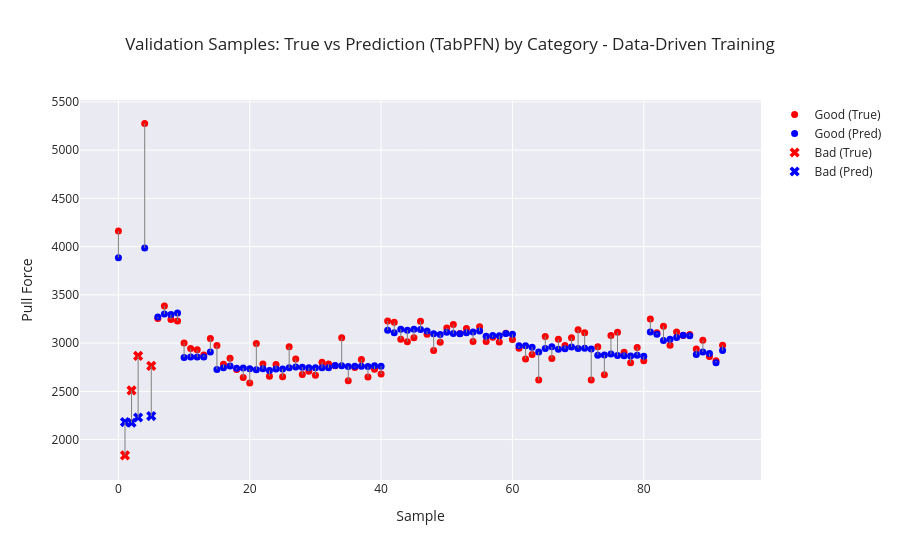

Source (notebook cell):
### Markdown cell above
# Check Validation Data

### Code cell
# Category array (must be aligned with y_dev)
categories = dev_df.groupby("Sample ID")["Category"].first().values

plot_visualizer(
    true_vals=y_dev,
    pred_vals=predictions,
    categories=categories,
    title=f"Validation Samples: True vs Prediction ({model}) by Category - Data-Driven Training"
)

### Figure 1 — Plotly figure (JSON) as saved in the notebook; plotly's stock layout.template omitted (floating-point values rounded to 4 significant figures)
{"data": [{"marker": {"color": "red", "size": 7, "symbol": "circle"}, "mode": "markers", "name": "Good (True)", "type": "scatter", "x": [0, 4, 6, 7, 8, 9, 10, 11, 12, 13, 14, 15, 16, 17, 18, 19, 20, 21, 22, 23, 24, 25, 26, 27, 28, 29, 30, 31, 32, 33, 34, 35, 36, 37, 38, 39, 40, 41, 42, 43, 44, 45, 46, 47, 48, 49, 50, 51, 52, 53, 54, 55, 56, 57, 58, 59, 60, 61, 62, 63, 64, 65, 66, 67, 68, 69, 70, 71, 72, 73, 74, 75, 76, 77, 78, 79, 80, 81, 82, 83, 84, 85, 86, 87, 88, 89, 90, 91, 92], "y": [4161.0, 5278.0, 3256.0, 3385.0, 3246.0, 3229.0, 3002.0, 2944.0, 2932.0, 2878.0, 3049.0, 2976.0, 2782.0, 2843.0, 2727.0, 2645.0, 2586.0, 2996.0, 2784.0, 2657.0, 2778.0, 2652.0, 2963.0, 2834.0, 2674.0, 2708.0, 2667.0, 2802.0, 2783.0, 2766.0, 3056.0, 2609.0, 2748.0, 2830.0, 2650.0, 2730.0, 2679.0, 3229.0, 3216.0, 3039.0, 3014.0, 3056.0, 3227.0, 3091.0, 2922.0, 3008.0, 3156.0, 3193.0, 3099.0, 3153.0, 3016.0, 3169.0, 3017.0, 3061.0, 3012.0, 3102.0, 3037.0, 2948.0, 2834.0, 2883.0, 2617.0, 3070.0, 2840.0, 3041.0, 2976.0, 3054.0, 3139.0, 3108.0, 2617.0, 2961.0, 2672.0, 3080.0, 3112.0, 2905.0, 2796.0, 2956.0, 2818.0, 3250.0, 3106.0, 3175.0, 2977.0, 3116.0, 3080.0, 3090.0, 2938.0, 3029.0, 2861.0, 2816.0, 2979.0]}, {"marker": {"color": "blue", "size": 7, "symbol": "circle"}, "mode": "markers", "name": "Good (Pred)", "type": "scatter", "x": [0, 4, 6, 7, 8, 9, 10, 11, 12, 13, 14, 15, 16, 17, 18, 19, 20, 21, 22, 23, 24, 25, 26, 27, 28, 29, 30, 31, 32, 33, 34, 35, 36, 37, 38, 39, 40, 41, 42, 43, 44, 45, 46, 47, 48, 49, 50, 51, 52, 53, 54, 55, 56, 57, 58, 59, 60, 61, 62, 63, 64, 65, 66, 67, 68, 69, 70, 71, 72, 73, 74, 75, 76, 77, 78, 79, 80, 81, 82, 83, 84, 85, 86, 87, 88, 89, 90, 91, 92], "y": [3884.0, 3986.0, 3270.0, 3301.0, 3296.0, 3313.0, 2852.0, 2856.0, 2855.0, 2856.0, 2908.0, 2726.0, 2744.0, 2764.0, 2739.0, 2741.0, 2735.0, 2724.0, 2734.0, 2716.0, 2731.0, 2731.0, 2743.0, 2752.0, 2749.0, 2745.0, 2744.0, 2745.0, 2744.0, 2767.0, 2766.0, 2759.0, 2760.0, 2760.0, 2758.0, 2765.0, 2761.0, 3134.0, 3109.0, 3145.0, 3134.0, 3143.0, 3141.0, 3125.0, 3098.0, 3088.0, 3113.0, 3099.0, 3097.0, 3109.0, 3115.0, 3125.0, 3072.0, 3079.0, 3077.0, 3100.0, 3091.0, 2972.0, 2973.0, 2956.0, 2908.0, 2944.0, 2962.0, 2937.0, 2941.0, 2960.0, 2945.0, 2946.0, 2938.0, 2875.0, 2876.0, 2886.0, 2871.0, 2869.0, 2868.0, 2875.0, 2863.0, 3115.0, 3091.0, 3028.0, 3041.0, 3059.0, 3082.0, 3077.0, 2881.0, 2909.0, 2892.0, 2797.0, 2923.0]}, {"marker": {"color": "red", "size": 9, "symbol": "x"}, "mode": "markers", "name": "Bad (True)", "type": "scatter", "x": [1, 2, 3, 5], "y": [1836.0, 2510.0, 2867.0, 2764.0]}, {"marker": {"color": "blue", "size": 9, "symbol": "x"}, "mode": "markers", "name": "Bad (Pred)", "type": "scatter", "x": [1, 2, 3, 5], "y": [2182.0, 2174.0, 2229.0, 2244.0]}, {"line": {"color": "gray", "width": 1}, "mode": "lines", "showlegend": false, "type": "scatter", "x": [0, 0], "y": [4161.0, 3884.0]}, {"line": {"color": "gray", "width": 1}, "mode": "lines", "showlegend": false, "type": "scatter", "x": [1, 1], "y": [1836.0, 2182.0]}, {"line": {"color": "gray", "width": 1}, "mode": "lines", "showlegend": false, "type": "scatter", "x": [2, 2], "y": [2510.0, 2174.0]}, {"line": {"color": "gray", "width": 1}, "mode": "lines", "showlegend": false, "type": "scatter", "x": [3, 3], "y": [2867.0, 2229.0]}, {"line": {"color": "gray", "width": 1}, "mode": "lines", "showlegend": false, "type": "scatter", "x": [4, 4], "y": [5278.0, 3986.0]}, {"line": {"color": "gray", "width": 1}, "mode": "lines", "showlegend": false, "type": "scatter", "x": [5, 5], "y": [2764.0, 2244.0]}, {"line": {"color": "gray", "width": 1}, "mode": "lines", "showlegend": false, "type": "scatter", "x": [6, 6], "y": [3256.0, 3270.0]}, {"line": {"color": "gray", "width": 1}, "mode": "lines", "showlegend": false, "type": "scatter", "x": [7, 7], "y": [3385.0, 3301.0]}, {"line": {"color": "gray", "width": 1}, "mode": "lines", "showlegend": false, "type": "scatter", "x": [8, 8], "y": [3246.0, 3296.0]}, {"line": {"color": "gray", "width": 1}, "mode": "lines", "showlegend": false, "type": "scatter", "x": [9, 9], "y": [3229.0, 3313.0]}, {"line": {"color": "gray", "width": 1}, "mode": "lines", "showlegend": false, "type": "scatter", "x": [10, 10], "y": [3002.0, 2852.0]}, {"line": {"color": "gray", "width": 1}, "mode": "lines", "showlegend": false, "type": "scatter", "x": [11, 11], "y": [2944.0, 2856.0]}, {"line": {"color": "gray", "width": 1}, "mode": "lines", "showlegend": false, "type": "scatter", "x": [12, 12], "y": [2932.0, 2855.0]}, {"line": {"color": "gray", "width": 1}, "mode": "lines", "showlegend": false, "type": "scatter", "x": [13, 13], "y": [2878.0, 2856.0]}, {"line": {"color": "gray", "width": 1}, "mode": "lines", "showlegend": false, "type": "scatter", "x": [14, 14], "y": [3049.0, 2908.0]}, {"line": {"color": "gray", "width": 1}, "mode": "lines", "showlegend": false, "type": "scatter", "x": [15, 15], "y": [2976.0, 2726.0]}, {"line": {"color": "gray", "width": 1}, "mode": "lines", "showlegend": false, "type": "scatter", "x": [16, 16], "y": [2782.0, 2744.0]}, {"line": {"color": "gray", "width": 1}, "mode": "lines", "showlegend": false, "type": "scatter", "x": [17, 17], "y": [2843.0, 2764.0]}, {"line": {"color": "gray", "width": 1}, "mode": "lines", "showlegend": false, "type": "scatter", "x": [18, 18], "y": [2727.0, 2739.0]}, {"line": {"color": "gray", "width": 1}, "mode": "lines", "showlegend": false, "type": "scatter", "x": [19, 19], "y": [2645.0, 2741.0]}, {"line": {"color": "gray", "width": 1}, "mode": "lines", "showlegend": false, "type": "scatter", "x": [20, 20], "y": [2586.0, 2735.0]}, {"line": {"color": "gray", "width": 1}, "mode": "lines", "showlegend": false, "type": "scatter", "x": [21, 21], "y": [2996.0, 2724.0]}, {"line": {"color": "gray", "width": 1}, "mode": "lines", "showlegend": false, "type": "scatter", "x": [22, 22], "y": [2784.0, 2734.0]}, {"line": {"color": "gray", "width": 1}, "mode": "lines", "showlegend": false, "type": "scatter", "x": [23, 23], "y": [2657.0, 2716.0]}, {"line": {"color": "gray", "width": 1}, "mode": "lines", "showlegend": false, "type": "scatter", "x": [24, 24], "y": [2778.0, 2731.0]}, {"line": {"color": "gray", "width": 1}, "mode": "lines", "showlegend": false, "type": "scatter", "x": [25, 25], "y": [2652, 2731.0]}, {"line": {"color": "gray", "width": 1}, "mode": "lines", "showlegend": false, "type": "scatter", "x": [26, 26], "y": [2963, 2743.0]}, {"line": {"color": "gray", "width": 1}, "mode": "lines", "showlegend": false, "type": "scatter", "x": [27, 27], "y": [2834.0, 2752.0]}, {"line": {"color": "gray", "width": 1}, "mode": "lines", "showlegend": false, "type": "scatter", "x": [28, 28], "y": [2674.0, 2749.0]}, {"line": {"color": "gray", "width": 1}, "mode": "lines", "showlegend": false, "type": "scatter", "x": [29, 29], "y": [2708.0, 2745.0]}, {"line": {"color": "gray", "width": 1}, "mode": "lines", "showlegend": false, "type": "scatter", "x": [30, 30], "y": [2667.0, 2744.0]}, {"line": {"color": "gray", "width": 1}, "mode": "lines", "showlegend": false, "type": "scatter", "x": [31, 31], "y": [2802.0, 2745.0]}, {"line": {"color": "gray", "width": 1}, "mode": "lines", "showlegend": false, "type": "scatter", "x": [32, 32], "y": [2783, 2744.0]}, {"line": {"color": "gray", "width": 1}, "mode": "lines", "showlegend": false, "type": "scatter", "x": [33, 33], "y": [2766.0, 2767.0]}, {"line": {"color": "gray", "width": 1}, "mode": "lines", "showlegend": false, "type": "scatter", "x": [34, 34], "y": [3056.0, 2766.0]}, {"line": {"color": "gray", "width": 1}, "mode": "lines", "showlegend": false, "type": "scatter", "x": [35, 35], "y": [2609.0, 2759.0]}, {"line": {"color": "gray", "width": 1}, "mode": "lines", "showlegend": false, "type": "scatter", "x": [36, 36], "y": [2748.0, 2760.0]}, {"line": {"color": "gray", "width": 1}, "mode": "lines", "showlegend": false, "type": "scatter", "x": [37, 37], "y": [2830, 2760.0]}, {"line": {"color": "gray", "width": 1}, "mode": "lines", "showlegend": false, "type": "scatter", "x": [38, 38], "y": [2650.0, 2758.0]}, {"line": {"color": "gray", "width": 1}, "mode": "lines", "showlegend": false, "type": "scatter", "x": [39, 39], "y": [2730.0, 2765.0]}, {"line": {"color": "gray", "width": 1}, "mode": "lines", "showlegend": false, "type": "scatter", "x": [40, 40], "y": [2679.0, 2761.0]}, {"line": {"color": "gray", "width": 1}, "mode": "lines", "showlegend": false, "type": "scatter", "x": [41, 41], "y": [3229.0, 3134.0]}, {"line": {"color": "gray", "width": 1}, "mode": "lines", "showlegend": false, "type": "scatter", "x": [42, 42], "y": [3216, 3109.0]}, {"line": {"color": "gray", "width": 1}, "mode": "lines", "showlegend": false, "type": "scatter", "x": [43, 43], "y": [3039, 3145.0]}, {"line": {"color": "gray", "width": 1}, "mode": "lines", "showlegend": false, "type": "scatter", "x": [44, 44], "y": [3014.0, 3134.0]}, {"line": {"color": "gray", "width": 1}, "mode": "lines", "showlegend": false, "type": "scatter", "x": [45, 45], "y": [3056.0, 3143.0]}, {"line": {"color": "gray", "width": 1}, "mode": "lines", "showlegend": false, "type": "scatter", "x": [46, 46], "y": [3227.0, 3141.0]}, {"line": {"color": "gray", "width": 1}, "mode": "lines", "showlegend": false, "type": "scatter", "x": [47, 47], "y": [3091, 3125.0]}, {"line": {"color": "gray", "width": 1}, "mode": "lines", "showlegend": false, "type": "scatter", "x": [48, 48], "y": [2922.0, 3098.0]}, {"line": {"color": "gray", "width": 1}, "mode": "lines", "showlegend": false, "type": "scatter", "x": [49, 49], "y": [3008.0, 3088.0]}, {"line": {"color": "gray", "width": 1}, "mode": "lines", "showlegend": false, "type": "scatter", "x": [50, 50], "y": [3156.0, 3113.0]}, {"line": {"color": "gray", "width": 1}, "mode": "lines", "showlegend": false, "type": "scatter", "x": [51, 51], "y": [3193.0, 3099.0]}, {"line": {"color": "gray", "width": 1}, "mode": "lines", "showlegend": false, "type": "scatter", "x": [52, 52], "y": [3099.0, 3097.0]}, {"line": {"color": "gray", "width": 1}, "mode": "lines", "showlegend": false, "type": "scatter", "x": [53, 53], "y": [3153.0, 3109.0]}, {"line": {"color": "gray", "width": 1}, "mode": "lines", "showlegend": false, "type": "scatter", "x": [54, 54], "y": [3016.0, 3115.0]}, {"line": {"color": "gray", "width": 1}, "mode": "lines", "showlegend": false, "type": "scatter", "x": [55, 55], "y": [3169.0, 3125.0]}, {"line": {"color": "gray", "width": 1}, "mode": "lines", "showlegend": false, "type": "scatter", "x": [56, 56], "y": [3017.0, 3072.0]}, {"line": {"color": "gray", "width": 1}, "mode": "lines", "showlegend": false, "type": "scatter", "x": [57, 57], "y": [3061.0, 3079.0]}, {"line": {"color": "gray", "width": 1}, "mode": "lines", "showlegend": false, "type": "scatter", "x": [58, 58], "y": [3012, 3077.0]}, {"line": {"color": "gray", "width": 1}, "mode": "lines", "showlegend": false, "type": "scatter", "x": [59, 59], "y": [3102.0, 3100.0]}, {"line": {"color": "gray", "width": 1}, "mode": "lines", "showlegend": false, "type": "scatter", "x": [60, 60], "y": [3037.0, 3091.0]}, {"line": {"color": "gray", "width": 1}, "mode": "lines", "showlegend": false, "type": "scatter", "x": [61, 61], "y": [2948, 2972.0]}, {"line": {"color": "gray", "width": 1}, "mode": "lines", "showlegend": false, "type": "scatter", "x": [62, 62], "y": [2834.0, 2973.0]}, {"line": {"color": "gray", "width": 1}, "mode": "lines", "showlegend": false, "type": "scatter", "x": [63, 63], "y": [2883.0, 2956.0]}, {"line": {"color": "gray", "width": 1}, "mode": "lines", "showlegend": false, "type": "scatter", "x": [64, 64], "y": [2617.0, 2908.0]}, {"line": {"color": "gray", "width": 1}, "mode": "lines", "showlegend": false, "type": "scatter", "x": [65, 65], "y": [3070.0, 2944.0]}, {"line": {"color": "gray", "width": 1}, "mode": "lines", "showlegend": false, "type": "scatter", "x": [66, 66], "y": [2840.0, 2962.0]}, {"line": {"color": "gray", "width": 1}, "mode": "lines", "showlegend": false, "type": "scatter", "x": [67, 67], "y": [3041.0, 2937.0]}, {"line": {"color": "gray", "width": 1}, "mode": "lines", "showlegend": false, "type": "scatter", "x": [68, 68], "y": [2976.0, 2941.0]}, {"line": {"color": "gray", "width": 1}, "mode": "lines", "showlegend": false, "type": "scatter", "x": [69, 69], "y": [3054.0, 2960.0]}, {"line": {"color": "gray", "width": 1}, "mode": "lines", "showlegend": false, "type": "scatter", "x": [70, 70], "y": [3139.0, 2945.0]}, {"line": {"color": "gray", "width": 1}, "mode": "lines", "showlegend": false, "type": "scatter", "x": [71, 71], "y": [3108.0, 2946.0]}, {"line": {"color": "gray", "width": 1}, "mode": "lines", "showlegend": false, "type": "scatter", "x": [72, 72], "y": [2617.0, 2938.0]}, {"line": {"color": "gray", "width": 1}, "mode": "lines", "showlegend": false, "type": "scatter", "x": [73, 73], "y": [2961.0, 2875.0]}, {"line": {"color": "gray", "width": 1}, "mode": "lines", "showlegend": false, "type": "scatter", "x": [74, 74], "y": [2672.0, 2876.0]}, {"line": {"color": "gray", "width": 1}, "mode": "lines", "showlegend": false, "type": "scatter", "x": [75, 75], "y": [3080.0, 2886.0]}, {"line": {"color": "gray", "width": 1}, "mode": "lines", "showlegend": false, "type": "scatter", "x": [76, 76], "y": [3112.0, 2871.0]}, {"line": {"color": "gray", "width": 1}, "mode": "lines", "showlegend": false, "type": "scatter", "x": [77, 77], "y": [2905, 2869.0]}, {"line": {"color": "gray", "width": 1}, "mode": "lines", "showlegend": false, "type": "scatter", "x": [78, 78], "y": [2796.0, 2868.0]}, {"line": {"color": "gray", "width": 1}, "mode": "lines", "showlegend": false, "type": "scatter", "x": [79, 79], "y": [2956.0, 2875.0]}, {"line": {"color": "gray", "width": 1}, "mode": "lines", "showlegend": false, "type": "scatter", "x": [80, 80], "y": [2818.0, 2863.0]}, {"line": {"color": "gray", "width": 1}, "mode": "lines", "showlegend": false, "type": "scatter", "x": [81, 81], "y": [3250.0, 3115.0]}, {"line": {"color": "gray", "width": 1}, "mode": "lines", "showlegend": false, "type": "scatter", "x": [82, 82], "y": [3106.0, 3091.0]}, {"line": {"color": "gray", "width": 1}, "mode": "lines", "showlegend": false, "type": "scatter", "x": [83, 83], "y": [3175.0, 3028.0]}, {"line": {"color": "gray", "width": 1}, "mode": "lines", "showlegend": false, "type": "scatter", "x": [84, 84], "y": [2977.0, 3041.0]}, {"line": {"color": "gray", "width": 1}, "mode": "lines", "showlegend": false, "type": "scatter", "x": [85, 85], "y": [3116.0, 3059.0]}, {"line": {"color": "gray", "width": 1}, "mode": "lines", "showlegend": false, "type": "scatter", "x": [86, 86], "y": [3080.0, 3082.0]}, {"line": {"color": "gray", "width": 1}, "mode": "lines", "showlegend": false, "type": "scatter", "x": [87, 87], "y": [3090.0, 3077.0]}, {"line": {"color": "gray", "width": 1}, "mode": "lines", "showlegend": false, "type": "scatter", "x": [88, 88], "y": [2938.0, 2881.0]}, {"line": {"color": "gray", "width": 1}, "mode": "lines", "showlegend": false, "type": "scatter", "x": [89, 89], "y": [3029.0, 2909.0]}, {"line": {"color": "gray", "width": 1}, "mode": "lines", "showlegend": false, "type": "scatter", "x": [90, 90], "y": [2861.0, 2892.0]}, {"line": {"color": "gray", "width": 1}, "mode": "lines", "showlegend": false, "type": "scatter", "x": [91, 91], "y": [2816.0, 2797.0]}, {"line": {"color": "gray", "width": 1}, "mode": "lines", "showlegend": false, "type": "scatter", "x": [92, 92], "y": [2979.0, 2923.0]}], "layout": {"title": {"text": "Validation Samples: True vs Prediction (TabPFN) by Category - Data-Driven Training"}, "xaxis": {"title": {"text": "Sample"}}, "yaxis": {"title": {"text": "Pull Force"}}}}
